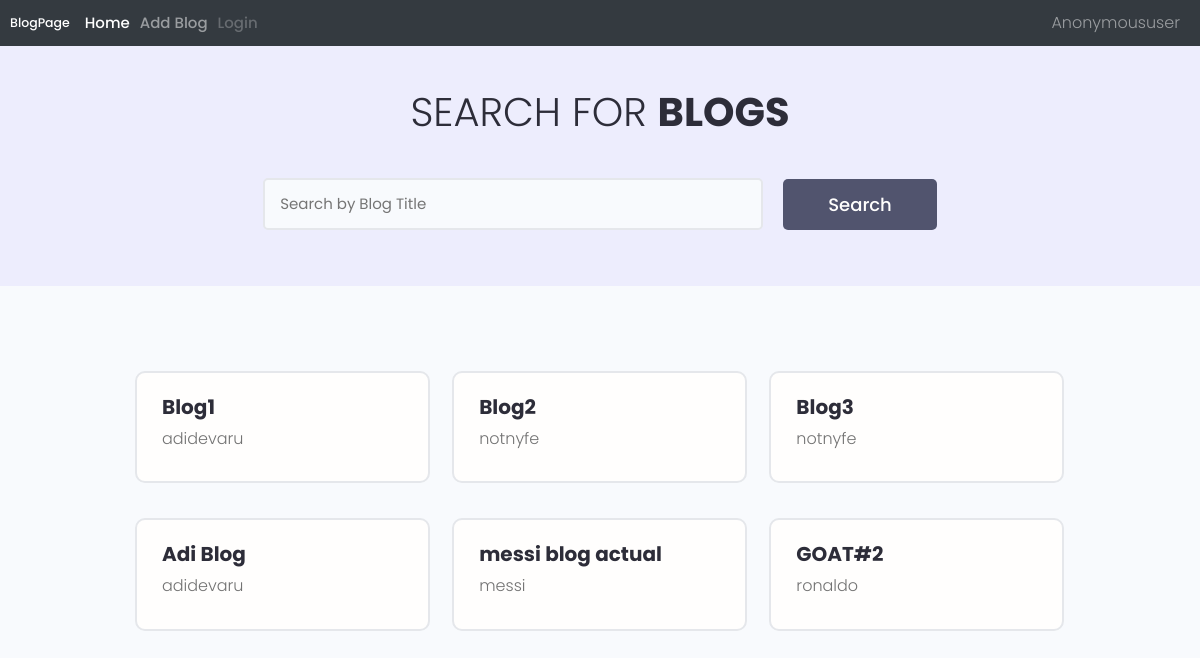
The page / on the database its author committed.
### base/models.py (models this page shows, shortened)
class Blog(models.Model):
    user = models.ForeignKey(User, on_delete=models.CASCADE)
    title = models.CharField(max_length=50)
    description = models.TextField(null=True, blank=True)
    created = models.DateTimeField(auto_now_add=True)

### base/views.py (the view)
# urls.py: path('', BlogList.as_view(), name='blogs'),
class BlogList(ListView):
    model = Blog
    template_name = 'base/blogs.html'
    context_object_name = 'blogs'
    def get_context_data(self, **kwargs):
        context = super().get_context_data(**kwargs)
        search = self.request.GET.get('search_item') or ''
        if search:
            context['blogs'] = context['blogs'].filter(title__startswith=search)
        context['search'] = search
        return context

### base/templates/base/blogs.html (shortened to what this page needs)
{% extends "base/main.html" %}
{% block content %}
<main class="projects">
  <section class="hero-section text-center">
    <div class="container container--narrow">
      <div class="hero-section__box">
        <h2>Search for <span>Blogs</span></h2>
      </div>
      <div class="hero-section__search">
        <form class="form" method="GET">
          <div class="form__field">
            <input class="input input--text" type='text' name='search_item' placeholder="Search by Blog Title" value="{{search}}">
          </div>
          <input class="btn btn--sub btn--lg" type="submit" value="Search" />
        </form>
      </div>
    </div>
  </section>
  <section class="projectsList">
    <div class="container">
      <div class="grid grid--three">
        {% for blog in blogs %}
        <div class="column">
          <div class="card project">
            <a href='{% url "blog" blog.id %}' class="project">
              <div class="card__body">
                <h3 class="project__title">{{blog.title}}</h3>
                <p><a class="project__author" href=""></a>{{blog.user}}</p>
              </div>
            </a>
          </div>
        </div>
        {% endfor %}
      </div>
    </div>
  </section>
</main>
{% endblock content %}

### base/templates/base/main.html (shortened to what this page needs)
<!DOCTYPE html>
{% load static %}
<html>
    <head>
        <link rel="stylesheet" href="">
        <link rel="stylesheet" href="https://cdn.jsdelivr.net/npm/bootstrap@4.0.0/dist/css/bootstrap.min.css">
        <link rel="stylesheet" href="{% static 'uikit/styles/uikit.css' %}" />
        <link rel="stylesheet" href="{% static 'styles/app.css' %}" />
    </head>
    <body>
        {% include 'base/navbar.html' %}
        {% block content %}
        {% endblock content %}
    </body>
</html>

### base/templates/base/navbar.html (shortened to what this page needs)
<nav class="navbar navbar-expand-lg navbar-dark bg-dark">
    <a class="navbar-brand" href='{% url "blogs" %}'>BlogPage</a>
    <div class="collapse navbar-collapse" id="navbarSupportedContent">
      <ul class="navbar-nav mr-auto">
        <li class="nav-item active">
          <a class="nav-link" href='{% url "blogs" %}'>Home <span class="sr-only">(current)</span></a>
        </li>
        <li class="nav-item">
          <a class="nav-link" href="{% url 'addblog' %}">Add Blog</a>
        </li>
        {% if request.user.is_authenticated %}
        <li class="nav-item">
          <a class="nav-link disabled" href='{% url "logout" %}'>Logout</a>
        </li>
        {% else %}
        <li class="nav-item">
          <a class="nav-link disabled" href='{% url "login" %}'>Login</a>
        </li>
        {% endif %}
      </ul>
      <span style="padding-right: 10px;"  class="navbar-text">
        {{request.user|title}}
      </span>
    </div>
  </nav>

### styles/app.css (style rules this page uses)
:root { --color-sub: #2d2d39; }
.btn--sub { background-color: var(--color-sub-light); }
.card { border: 2px solid var(--color-light); }
.hero-section { height: 40vh; display: flex; align-items: center; background-color: var(--color-sub); }
.hero-section__box { margin-bottom: 4rem; }
.hero-section__box > h2, .hero-section__box > h2 > span { font-size: 4rem; color: var(--color-light); line-height: 1.3; text-transform: uppercase; }
.hero-section__box > h2 { font-weight: 300; }
.hero-section__box > h2 > span { font-weight: 700; }
.hero-section__search > .form { display: flex; align-items: center; justify-content: center; gap: 2rem; }
.hero-section__search > .form input.input--text { width: 50rem; }
.projects > .hero-section { background: var(--color-sub-lighter); height: 30vh; }
.projects .hero-section__box { margin-bottom: 2.5rem; }
.projects .hero-section__box > h2 { color: var(--color-sub); }
.projects .hero-section__box > h2 > span { font-weight: 700; color: var(--color-sub); }
.projectsList { margin-top: 8rem; }
.project__title { font-size: 2rem; font-weight: 700; color: var(--color-sub); }

### uikit/styles/modules/_variables.css (style rules this page uses)
:root { --color-main: #5aa5b9; --color-main-light: #e6faff; --color-sub: #3f4156; --color-sub-light: #51546e; --color-sub-lighter: #ededfd; --color-text: #737373; --color-gray: #8b8b8b; --color-light: #e5e7eb; --color-light-gray: #767676; --color-bg: #f8fafd; --color-white: #fffefd; --color-white-light: #f3f3f3; --color-success: #359e64; --color-success-bg: #def8e8; --color-error: #fc4b0b; --color-error-bg: #fff2ee; --font-base: 'Poppins', arial, helvetica, 'Segoe UI', roboto, ubuntu, sans-serif; --font-monospace: 'Fira Code', 'Courier New', courier, monospace; --font-regular: 300; --font-medium: 500; --font-bold: 700; --generic-shadow: 1px 1px 5px #00000010; --generic-transition: all 0.3s ease-in-out; }

### uikit/styles/modules/_base.css (style rules this page uses)
* { margin: 0; padding: 0; box-sizing: border-box; text-rendering: optimizeLegibility; color: inherit; font-size: inherit; }
html { font-size: 50%; }
@media only screen and (min-width: 480px) { html { font-size: 56.25%; } }
@media only screen and (min-width: 1200px) { html { font-size: 62.5%; } }
body { line-height: 1.6; font-weight: 400; font-size: 1.5rem; color: var(--color-text); background-color: var(--color-bg); min-height: 100vh; }

### uikit/styles/modules/_typography.css (style rules this page uses)
* { font-family: var(--font-base); }
h2 { font-size: 3.6rem; font-weight: var(--font-bold); }
h3 { font-size: 3.2rem; font-weight: var(--font-medium); }
p, span, strong { font-size: 1.6rem; color: var(--color-text); font-weight: var(--font-regular); }
a { padding-bottom: 2px; text-decoration: none; display: inline-block; color: var(--color-main); font-weight: var(--font-medium); }

### uikit/styles/modules/_utilities.css (style rules this page uses)
.container { width: 92%; max-width: 165rem; margin: 0 auto; box-sizing: border-box; }
.container--narrow { width: 92%; max-width: 120rem; }
@media screen and (min-width: 1000px) { .container { width: 90%; } }
@media screen and (min-width: 1000px) { .container--narrow { width: 85%; } }
@media screen and (min-width: 1200px) { .container { width: 80%; } }
@media screen and (min-width: 1200px) { .container--narrow { width: 72%; } }
.text-center { text-align: center; }

### uikit/styles/modules/_button.css (style rules this page uses)
.btn { display: inline-block; position: relative; cursor: pointer; background-color: var(--color-light); font-weight: var(--font-medium); color: var(--color-sub); text-decoration: none; padding: 1rem 2rem; border-radius: 0.5rem; border: none; width: -webkit-fit-content; width: -moz-fit-content; width: fit-content; height: -webkit-fit-content; height: -moz-fit-content; height: fit-content; font-size: 1.6rem; outline-width: 0; outline-color: transparent; -webkit-backface-visibility: hidden; backface-visibility: hidden; transition: all 0.3s ease-in-out; }
.btn--sub { background-color: var(--color-sub); color: var(--color-white); }
.btn--lg { font-size: 1.8rem; padding: 1.2rem 4.5rem; }

### uikit/styles/modules/_card.css (style rules this page uses)
.card { border-radius: 1rem; background-color: var(--color-white); border: 1.5px solid var(--color-light); width: auto; height: auto; margin-top: 0.5rem; margin-bottom: 0.5rem; overflow: hidden; }
.card__body, .card__header { padding: 2rem 2.5rem; }

### uikit/styles/modules/_form.css (style rules this page uses)
.form { display: block; }
.form__field { margin-top: 1.5rem; margin-bottom: 1.5rem; }
input.input[type='text'], input.input[type='email'], input.input[type='password'], input.input[type='number'], textarea.input { min-width: 24rem; width: 100%; padding: 1.2rem 1.5rem; border-radius: 0.5rem; border: 2px solid var(--color-light); transition: all 0.3s ease-in-out; background-color: var(--color-bg); }

### rows shown on the page
Blog: title "Blog1", user "adidevaru"
Blog: title "Blog2", user "notnyfe"
Blog: title "Blog3", user "notnyfe"
Blog: title "Adi Blog", user "adidevaru"
Blog: title "messi blog actual", user "messi"
Blog: title "GOAT#2", user "ronaldo"

### other values the page prints
{{ request.user|title }} "Anonymoususer"
